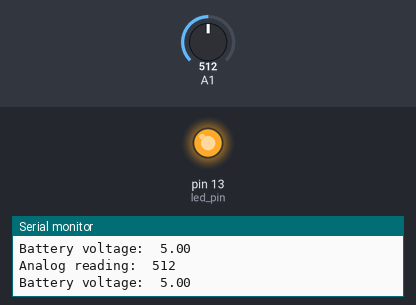
A sketch run on a simulated Arduino Uno, built with avr-gcc and run on an emulated ATmega328P. On the bench: output pins drawn as LEDs (lit = HIGH), the last lines printed to the serial monitor. Inputs (shaded band) come from the test bench; at power-on: A1 = 512.

Above: at 1.2 s.
1.3 s: A1 set to 617
2.8 s: A1 set to 643
At 3.7 s:
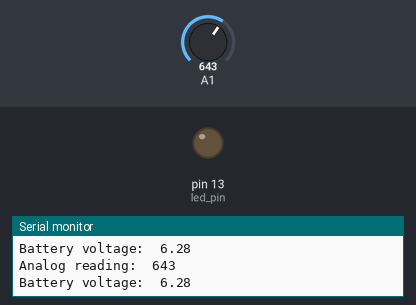
4.4 s: A1 set to 511
At 5.5 s:
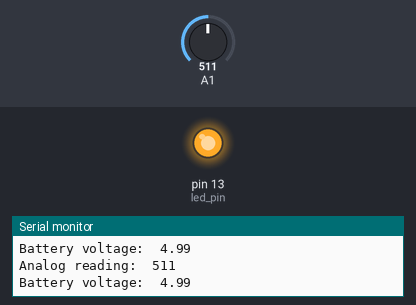
7.4 s: A1 set to 716
At 8.9 s:
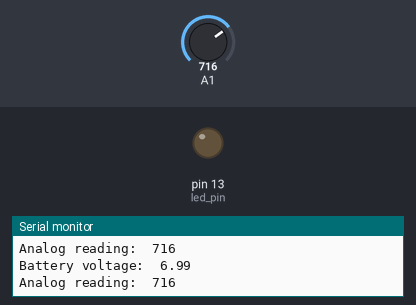
Timing chart, 0 to 10.0 s (numbered marks = the images above; inputs shaded):
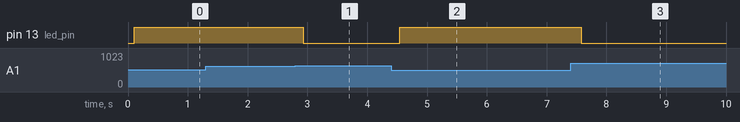

The sketch:

voltmeter.ino
```cpp
int analog_value = 0.0;
float input_voltage = 0.0;
float battery_voltage = 0.0;
int analogInput = 0;
float R1 = 10; // resistance of R1 (kOhm)
float R2 =  10; // resistance of R2 (kOhm)
int led_pin = 13;
void setup()
{
   Serial.begin(9600);     //  opens serial port, sets data rate to 9600 bps
   pinMode(analogInput, INPUT);
   pinMode(led_pin, OUTPUT);
}
void loop()
{

//Conversion formula for voltage

   analog_value = 0;
   analog_value = analogRead(A1);
   delay(100);
   input_voltage = (analog_value * 5.0) / (1024.0);
   battery_voltage = input_voltage*(R1+R2)/R2;

   if (battery_voltage <0.0){
    battery_voltage = 0.0;
   }
   Serial.print("Analog reading:  ");
   Serial.println(analog_value);
   Serial.print("Battery voltage:  ");
   Serial.println(battery_voltage);
   if (battery_voltage < 6.2) {
    digitalWrite(led_pin,HIGH);
   }
   else {
    digitalWrite(led_pin,LOW);
   }

}
```

Measured:
- the behaviour switches between 634 and 635 on A1 (found by bisection; images 0 and 1)
- after the input at 2.8 s, pin 13 (led_pin): HIGH → LOW after 0.13 s
- after the input at 4.4 s, pin 13 (led_pin): LOW → HIGH after 0.15 s
- after the input at 7.4 s, pin 13 (led_pin): HIGH → LOW after 0.18 s
